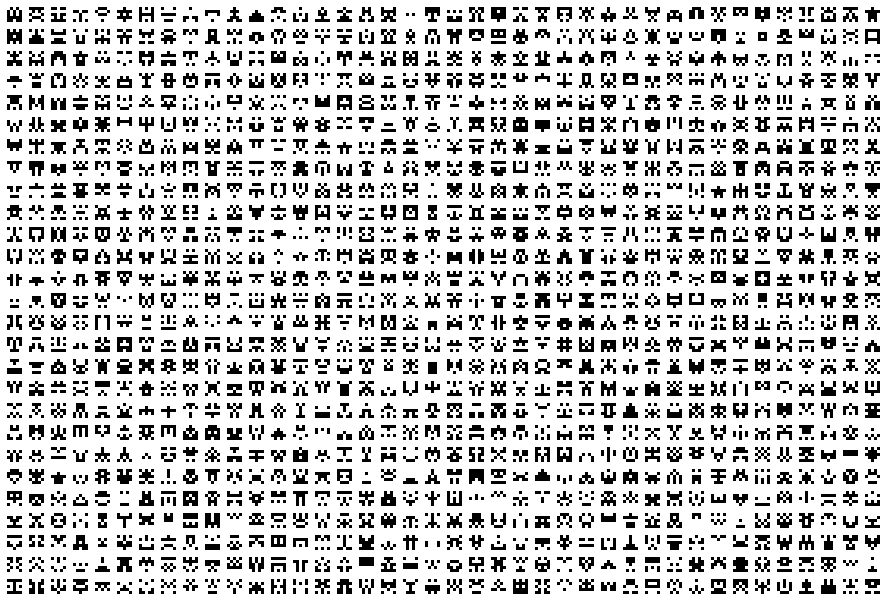
Frame 1 (no input)
Frame 60 (the mouse pressed at the canvas centre just before this capture): identical to frame 1, image omitted
Frame 120 (the mouse held since frame 60 and released just before this capture): identical to frame 1, image omitted

The Processing sketch that drew this single still picture (run headless with seeded random() and noise(); from frame 60 on, the mouse is pressed at the canvas centre):

// Processing sketch: build
// ── build.pde
int sz = 15;
int step = sz/5; // = 4
int padding = int(sz/2);
int mx,my;
ArrayList invaders;

void setup() {
  mx = int(900/(sz+padding));
  my = int(600/(sz+padding));
  size(887,601);
  background(255);
  stroke(0);

  invaders = new ArrayList();

  for (float x=padding; x<width-2*padding; x += (sz+padding)) {
    for (float y=padding; y<height-2*padding; y += (sz+padding)) {
      Invader invader = new Invader(x, y);
      invaders.add(invader);
    }
  }
  for (int i=0; i<invaders.size();i++) {
    Invader inv = (Invader) invaders.get(i);
    inv.display();
  }
}

void draw() {
}

void keyPressed() {
  save(random(1234)+".gif");
}
void mouseClicked() {
  setup();
}

class Invader {
  float x, y;
  int c, m ;
  int[][] col = new int[sz][sz];

  Invader(float _x, float _y) {
    x = _x;
    y = _y;
    //c = 155;

    for (int j=0;j<sz;j+=step) {
      m = 1;
      for (int i=0;i<sz/2;i+=step) {
        c = (random(1) > .5)? 255:0; //black or white?
        col[j][i]= c;
        col[j][i+(sz-step)/m] = c;
        m++;
      }
    }
  }

  void display() {
    fill(c);
    stroke(c);
    for (int j=0;j<sz; j+=step) {
      for (int i=0;i<sz; i+= step) {
        fill(col[j][i]);
        noStroke();
        rect(x+i, y+j, step, step);
      }
    }
  }
}
